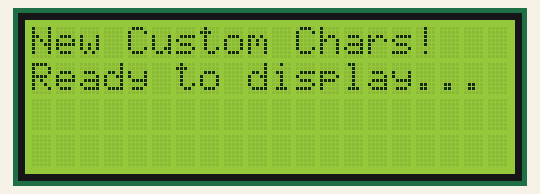
The sketch below on a simulated Arduino Uno, built with avr-gcc and run on an emulated ATmega328P. On the bench: 20×4 character LCD. What the sketch prints to the serial monitor is not drawn.

Above: at 0.2 s.
At 2.3 s:
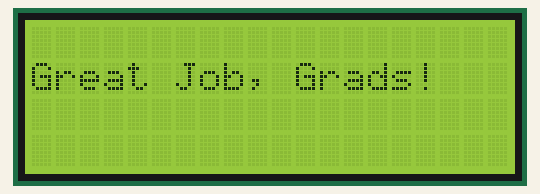
At 6.5 s:
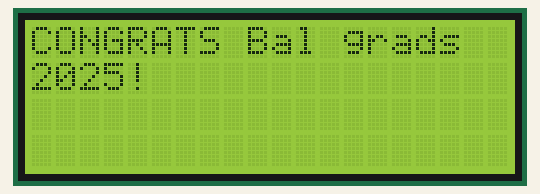
At 9.6 s:
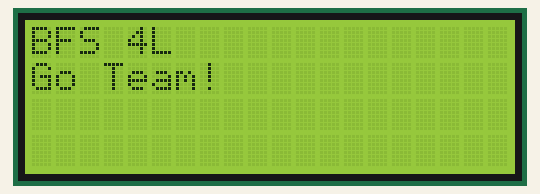
At 12.98 s:
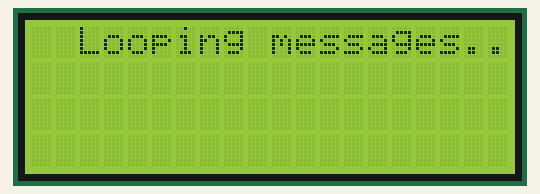
At 16.2 s:
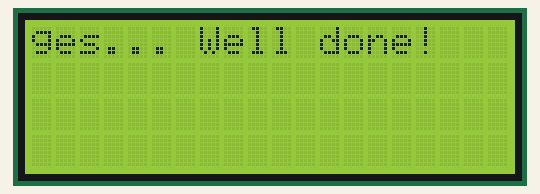

Measured:
- by itself, everything shown: repeats every 15.2 s, in 24 steps
- what the display in image 1 shows lasts 4.0 s, from 2.3 s to 6.3 s
- what the display in image 2 shows lasts 3.0 s, from 6.4 s to 9.4 s
- what the display in image 5 shows lasts 1.2 s, from 16.2 s to 17.4 s

The sketch:

Gradcap_arduinocode.ino
```cpp
// ESP32_Arduino_for_Uno.ino
// Expert embedded-systems solution for Arduino Uno R3 and I2C LCD.

// Required Libraries:
// 1. Wire.h: For I2C communication. This library is pre-installed with the Arduino IDE.
// 2. LiquidCrystal_I2C.h: For controlling I2C LCDs.
//    To install: Open Arduino IDE -> Sketch -> Include Library -> Manage Libraries...
//    Search for "LiquidCrystal I2C" by Frank de Brabander (or a similar popular one) and install it.

#include <Wire.h>             // Include the I2C communication library
#include <LiquidCrystal_I2C.h> // Include the LCD I2C library

// --- Configuration Definitions ---
const int LCD_COLS = 20;     // Number of columns on the LCD (e.g., 16, 20)
const int LCD_ROWS = 4;      // Number of rows on the LCD (e.g., 2, 4)
const int LCD_ADDRESS = 0x3F; // I2C address of the LCD module. Common addresses are 0x27 or 0x3F.
                              // If your LCD doesn't work, try changing this address.

// --- I2C Pin Definitions for Arduino Uno R3 ---
// For Arduino Uno R3, SDA (Serial Data Line) is on Analog Pin 4 (A4)
// and SCL (Serial Clock Line) is on Analog Pin 5 (A5).
// The Wire library automatically uses these default pins.

// --- Custom Character Definitions for "Cal bound" ---
// These byte arrays are generated by the companion Python script 'generate_lcd_chars.py'.
// Each array defines a 5x8 pixel pattern. The 5 least significant bits represent the pixels.
// A '1' bit means the pixel is ON, '0' means OFF.
//
// These are the characters you provided:
// (Mapping: C, A, L, space, B, O, U, N)
byte custom0[8] = { 0b01110, 0b10000, 0b10000, 0b10000, 0b01110, 0b00000, 0b00000, 0b00000 }; // Looks like 'C'
byte custom1[8] = { 0b01110, 0b10001, 0b11111, 0b10001, 0b10001, 0b00000, 0b00000, 0b00000 }; // Looks like 'A'
byte custom2[8] = { 0b10000, 0b10000, 0b10000, 0b10000, 0b11111, 0b00000, 0b00000, 0b00000 }; // Looks like 'L'
byte custom3[8] = { 0b00000, 0b00000, 0b00000, 0b00000, 0b00000, 0b00000, 0b00000, 0b00000 }; // Looks like ' ' (Space)
byte custom4[8] = { 0b11110, 0b10001, 0b11110, 0b10001, 0b11110, 0b00000, 0b00000, 0b00000 }; // Looks like 'B'
byte custom5[8] = { 0b01110, 0b10001, 0b10001, 0b10001, 0b01110, 0b00000, 0b00000, 0b00000 }; // Looks like 'O'
byte custom6[8] = { 0b10001, 0b10001, 0b10001, 0b10001, 0b01110, 0b00000, 0b00000, 0b00000 }; // Looks like 'U'
byte custom7[8] = { 0b10001, 0b11001, 0b10101, 0b10011, 0b10001, 0b00000, 0b00000, 0b00000 }; // Looks like 'N'

// --- LCD Object Initialization ---
// Create an LCD object with the specified I2C address, columns, and rows.
LiquidCrystal_I2C lcd(LCD_ADDRESS, LCD_COLS, LCD_ROWS);

// --- Setup Function ---
// Runs once when the Arduino Uno R3 starts.
void setup() {
  // Initialize Serial communication for debugging messages.
  Serial.begin(9600); // Common and reliable baud rate for Arduino Uno.
  Serial.println("Arduino Uno I2C LCD Demo Start");

  // Initialize the I2C bus.
  // For Arduino Uno R3, Wire.begin() implicitly uses A4 (SDA) and A5 (SCL).
  Wire.begin();
  Serial.println("I2C bus initialized for Arduino Uno.");

  // Initialize the LCD.
  lcd.init();
  Serial.println("LCD initialization command sent.");

  // Turn on the LCD backlight.
  lcd.backlight();
  Serial.println("LCD backlight ON.");

  // Define custom characters. There are 8 available custom character locations (0-7).
  // These calls map the byte arrays defined above to specific indices.
  lcd.createChar(0, custom0); // Map 'C'
  lcd.createChar(1, custom1); // Map 'A'
  lcd.createChar(2, custom2); // Map 'L'
  lcd.createChar(3, custom3); // Map ' '
  lcd.createChar(4, custom4); // Map 'B'
  lcd.createChar(5, custom5); // Map 'O'
  lcd.createChar(6, custom6); // Map 'U'
  lcd.createChar(7, custom7); // Map 'N'
  Serial.println("Custom characters created and stored.");

  // Clear the LCD display to ensure a clean start
  lcd.clear();

  // Display initial messages (can be removed if you only want the "Cal bound" message)
  lcd.setCursor(0, 0);
  lcd.print("New Custom Chars!");
  lcd.setCursor(0, 1);
  lcd.print("Ready to display...");
  delay(2000);
  lcd.clear();
}

// --- printMessage Function ---
// Displays a plaintext string on the LCD, handling custom characters.
// Custom characters are embedded in the 'text' string using their byte index.
// For example, '\x00' represents custom character 0, '\x01' for custom character 1, etc.
//
// Parameters:
//   text: The string to display, potentially containing custom character indices (0-7).
//   row: The row (0-indexed) where the text will start.
//   col: The column (0-indexed) where the text will start.
void printMessage(String text, int row, int col) {
  // Set the cursor to the desired starting position
  // Note: LiquidCrystal library uses (column, row) order for setCursor.
  lcd.setCursor(col, row);

  // Iterate through each character in the input string
  for (int i = 0; i < text.length(); i++) {
    char c = text.charAt(i);

    // Check if the character's ASCII value corresponds to a custom character index (0-7)
    // The lcd.write() function is used to print custom characters based on their index.
    if (c >= 0 && c <= 7) {
      lcd.write(c); // Print the custom character at its index (0-7)
    } else {
      lcd.print(c); // Print a normal ASCII character
    }
  }
}

// --- Loop Function ---
// Runs repeatedly after setup() completes.
void loop() {
  // Clear the screen before displaying the new message
  lcd.clear();
  delay(100); // Small delay to ensure clear command is processed

  // --- Displaying "Cal bound" using your custom characters ---
  // '\x00' -> custom character 0 (C)
  // '\x01' -> custom character 1 (A)
  // '\x02' -> custom character 2 (L)
  // '\x03' -> custom character 3 (Space)
  // '\x04' -> custom character 4 (B)
  // '\x05' -> custom character 5 (O)
  // '\x06' -> custom character 6 (U)
  // '\x07' -> custom character 7 (N)
  // 'D'    -> Standard ASCII 'D' (since all 8 custom slots are used)
  printMessage("\x00\x01\x02\x03\x04\x05\x06\x07D", 0, 0); // "CAL BOUND" on row 0
  printMessage("Great Job, Grads!", 1, 0); // Additional message on row 1

  delay(4000); // Display this message for 4 seconds

  // --- You can add your other messages here, using custom or standard chars ---
  lcd.clear();
  delay(100);
  printMessage("CONGRATS Bal grads", 0, 0);
  printMessage("2025!", 1, 0);
  // If you want to use custom chars here, you'd need to know which of your
  // 'custom0' to 'custom7' correspond to 'C', 'O', 'N', etc.
  // For now, these are standard ASCII characters.
  delay(3000);

  lcd.clear();
  delay(100);
  printMessage("BFS 4L", 0, 0);
  printMessage("Go Team!", 1, 0);
  delay(3000);

  // Example: Scrolling text returning to previous demo
  lcd.clear();
  delay(100);
  String scrollText = "   Looping messages... Well done!   ";
  for (int i = 0; i < scrollText.length() - LCD_COLS + 1; i++) {
    printMessage(scrollText.substring(i, i + LCD_COLS), 0, 0);
    delay(200); // Adjust delay for scroll speed
  }
  delay(1000);
}
```
